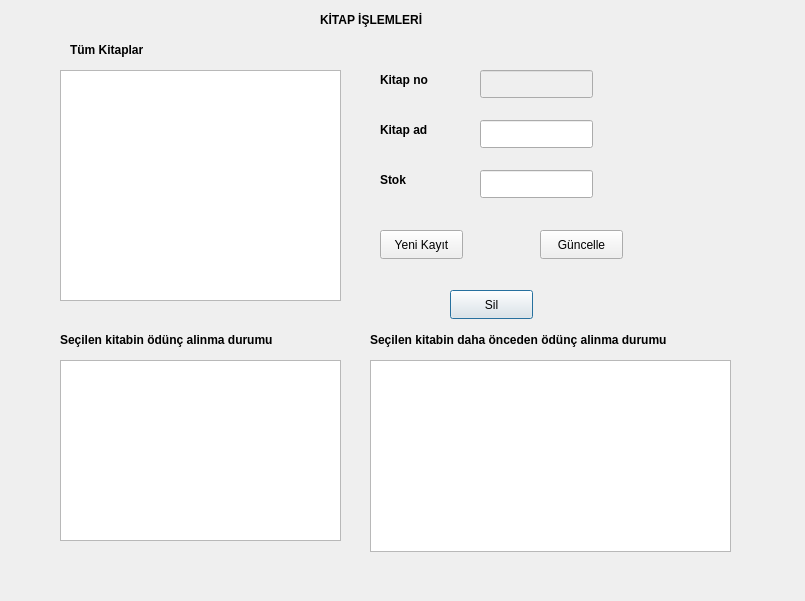
<?xml version="1.0" encoding="UTF-8"?>
<ui version="4.0">
 <class>kitap</class>
 <widget class="QDialog" name="kitap">
  <property name="geometry">
   <rect>
    <x>0</x>
    <y>0</y>
    <width>805</width>
    <height>601</height>
   </rect>
  </property>
  <property name="windowTitle">
   <string>Dialog</string>
  </property>
  <widget class="QLabel" name="label_4">
   <property name="geometry">
    <rect>
     <x>370</x>
     <y>330</y>
     <width>371</width>
     <height>20</height>
    </rect>
   </property>
   <property name="font">
    <font>
     <bold>true</bold>
    </font>
   </property>
   <property name="text">
    <string>Seçilen kitabin daha önceden ödünç alinma durumu</string>
   </property>
  </widget>
  <widget class="QLabel" name="label_3">
   <property name="geometry">
    <rect>
     <x>60</x>
     <y>330</y>
     <width>271</width>
     <height>20</height>
    </rect>
   </property>
   <property name="font">
    <font>
     <bold>true</bold>
    </font>
   </property>
   <property name="text">
    <string>Seçilen kitabin ödünç alinma durumu</string>
   </property>
  </widget>
  <widget class="QLabel" name="label_5">
   <property name="enabled">
    <bool>true</bool>
   </property>
   <property name="geometry">
    <rect>
     <x>380</x>
     <y>70</y>
     <width>63</width>
     <height>20</height>
    </rect>
   </property>
   <property name="font">
    <font>
     <bold>true</bold>
    </font>
   </property>
   <property name="text">
    <string>Kitap no</string>
   </property>
  </widget>
  <widget class="QPushButton" name="sil_btn">
   <property name="geometry">
    <rect>
     <x>450</x>
     <y>290</y>
     <width>83</width>
     <height>29</height>
    </rect>
   </property>
   <property name="text">
    <string>Sil</string>
   </property>
  </widget>
  <widget class="QLabel" name="label_2">
   <property name="geometry">
    <rect>
     <x>70</x>
     <y>40</y>
     <width>101</width>
     <height>20</height>
    </rect>
   </property>
   <property name="font">
    <font>
     <bold>true</bold>
    </font>
   </property>
   <property name="text">
    <string>Tüm Kitaplar</string>
   </property>
  </widget>
  <widget class="QLineEdit" name="kitapad_ln">
   <property name="geometry">
    <rect>
     <x>480</x>
     <y>120</y>
     <width>113</width>
     <height>28</height>
    </rect>
   </property>
  </widget>
  <widget class="QLabel" name="label_7">
   <property name="geometry">
    <rect>
     <x>380</x>
     <y>170</y>
     <width>63</width>
     <height>20</height>
    </rect>
   </property>
   <property name="font">
    <font>
     <bold>true</bold>
    </font>
   </property>
   <property name="text">
    <string>Stok</string>
   </property>
  </widget>
  <widget class="QLineEdit" name="kitapno_ln">
   <property name="enabled">
    <bool>false</bool>
   </property>
   <property name="geometry">
    <rect>
     <x>480</x>
     <y>70</y>
     <width>113</width>
     <height>28</height>
    </rect>
   </property>
  </widget>
  <widget class="QTableView" name="tumkitaplar_tableView">
   <property name="geometry">
    <rect>
     <x>60</x>
     <y>70</y>
     <width>281</width>
     <height>231</height>
    </rect>
   </property>
  </widget>
  <widget class="QPushButton" name="guncelle2_btn">
   <property name="geometry">
    <rect>
     <x>540</x>
     <y>230</y>
     <width>83</width>
     <height>29</height>
    </rect>
   </property>
   <property name="text">
    <string>Güncelle</string>
   </property>
  </widget>
  <widget class="QLabel" name="label_6">
   <property name="geometry">
    <rect>
     <x>380</x>
     <y>120</y>
     <width>63</width>
     <height>20</height>
    </rect>
   </property>
   <property name="font">
    <font>
     <bold>true</bold>
    </font>
   </property>
   <property name="text">
    <string>Kitap ad</string>
   </property>
  </widget>
  <widget class="QPushButton" name="yenikayit2_btn">
   <property name="geometry">
    <rect>
     <x>380</x>
     <y>230</y>
     <width>83</width>
     <height>29</height>
    </rect>
   </property>
   <property name="text">
    <string>Yeni Kayıt</string>
   </property>
  </widget>
  <widget class="QTableView" name="oduncalinma_tableView">
   <property name="geometry">
    <rect>
     <x>60</x>
     <y>360</y>
     <width>281</width>
     <height>181</height>
    </rect>
   </property>
  </widget>
  <widget class="QLineEdit" name="stok_ln">
   <property name="geometry">
    <rect>
     <x>480</x>
     <y>170</y>
     <width>113</width>
     <height>28</height>
    </rect>
   </property>
  </widget>
  <widget class="QTableView" name="oncedenoduncalinma_tableView">
   <property name="geometry">
    <rect>
     <x>370</x>
     <y>360</y>
     <width>361</width>
     <height>192</height>
    </rect>
   </property>
  </widget>
  <widget class="QLabel" name="label">
   <property name="geometry">
    <rect>
     <x>320</x>
     <y>10</y>
     <width>131</width>
     <height>20</height>
    </rect>
   </property>
   <property name="palette">
    <palette>
     <active>
      <colorrole role="WindowText">
       <brush brushstyle="SolidPattern">
        <color alpha="255">
         <red>255</red>
         <green>0</green>
         <blue>0</blue>
        </color>
       </brush>
      </colorrole>
     </active>
     <inactive>
      <colorrole role="WindowText">
       <brush brushstyle="SolidPattern">
        <color alpha="255">
         <red>0</red>
         <green>0</green>
         <blue>0</blue>
        </color>
       </brush>
      </colorrole>
     </inactive>
     <disabled>
      <colorrole role="WindowText">
       <brush brushstyle="SolidPattern">
        <color alpha="255">
         <red>120</red>
         <green>120</green>
         <blue>120</blue>
        </color>
       </brush>
      </colorrole>
     </disabled>
    </palette>
   </property>
   <property name="font">
    <font>
     <bold>true</bold>
    </font>
   </property>
   <property name="text">
    <string>KİTAP İŞLEMLERİ</string>
   </property>
  </widget>
 </widget>
 <resources/>
 <connections/>
</ui>
